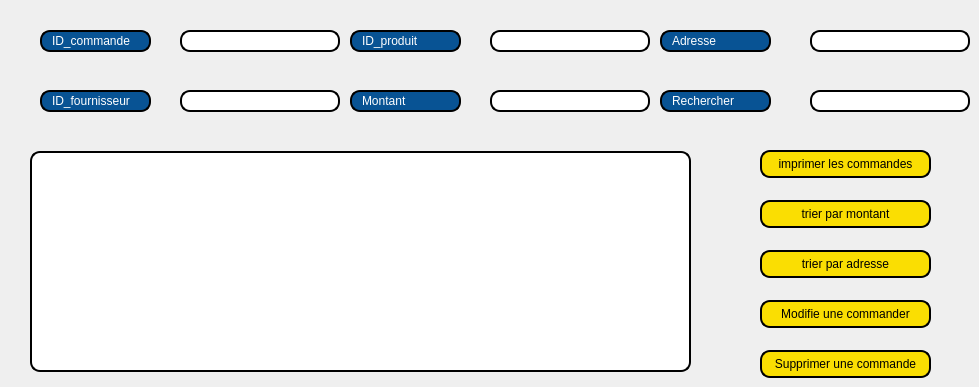
     <widget class="QWidget" name="tab_8">
      <attribute name="title">
       <string>afficher commande</string>
      </attribute>
      <widget class="QTableView" name="afficher_commande">
       <property name="geometry">
        <rect>
         <x>30</x>
         <y>151</y>
         <width>661</width>
         <height>221</height>
        </rect>
       </property>
       <property name="styleSheet">
        <string notr="true">border: 2px solid black;
font:8pt &quot;MS Shell Dlg 2&quot; ;
border-radius: 10px;
padding: 0 8px;
color:black;
background: white;
selection-background-color: gray;</string>
       </property>
      </widget>
      <widget class="QLineEdit" name="lineEdit_28">
       <property name="geometry">
        <rect>
         <x>40</x>
         <y>30</y>
         <width>111</width>
         <height>22</height>
        </rect>
       </property>
       <property name="styleSheet">
        <string notr="true">border: 2px solid black;
font:8pt &quot;MS Shell Dlg 2&quot; ;
border-radius: 10px;
padding: 0 8px;
color:rgb(255, 255, 255);
background: #085394;
selection-background-color: gray;</string>
       </property>
       <property name="text">
        <string>ID_commande</string>
       </property>
      </widget>
      <widget class="QLineEdit" name="lineEdit_29">
       <property name="geometry">
        <rect>
         <x>40</x>
         <y>90</y>
         <width>111</width>
         <height>22</height>
        </rect>
       </property>
       <property name="styleSheet">
        <string notr="true">border: 2px solid black;
font:8pt &quot;MS Shell Dlg 2&quot; ;
border-radius: 10px;
padding: 0 8px;
color:rgb(255, 255, 255);
background: #085394;
selection-background-color: gray;</string>
       </property>
       <property name="text">
        <string>ID_fournisseur</string>
       </property>
      </widget>
      <widget class="QLineEdit" name="lineEdit_idc_2">
       <property name="geometry">
        <rect>
         <x>180</x>
         <y>30</y>
         <width>160</width>
         <height>22</height>
        </rect>
       </property>
       <property name="styleSheet">
        <string notr="true">border: 2px solid black;
font:8pt &quot;MS Shell Dlg 2&quot; ;
border-radius: 10px;
padding: 0 8px;
color:black;
background: white;
selection-background-color: gray;</string>
       </property>
      </widget>
      <widget class="QLineEdit" name="lineEdit_fournisseur_3">
       <property name="geometry">
        <rect>
         <x>180</x>
         <y>90</y>
         <width>160</width>
         <height>22</height>
        </rect>
       </property>
       <property name="styleSheet">
        <string notr="true">border: 2px solid black;
font:8pt &quot;MS Shell Dlg 2&quot; ;
border-radius: 10px;
padding: 0 8px;
color:black;
background: white;
selection-background-color: gray;</string>
       </property>
      </widget>
      <widget class="QLineEdit" name="lineEdit_32">
       <property name="geometry">
        <rect>
         <x>350</x>
         <y>30</y>
         <width>111</width>
         <height>22</height>
        </rect>
       </property>
       <property name="styleSheet">
        <string notr="true">border: 2px solid black;
font:8pt &quot;MS Shell Dlg 2&quot; ;
border-radius: 10px;
padding: 0 8px;
color:rgb(255, 255, 255);
background: #085394;
selection-background-color: gray;</string>
       </property>
       <property name="text">
        <string>ID_produit</string>
       </property>
      </widget>
      <widget class="QLineEdit" name="lineEdit_33">
       <property name="geometry">
        <rect>
         <x>350</x>
         <y>90</y>
         <width>111</width>
         <height>22</height>
        </rect>
       </property>
       <property name="styleSheet">
        <string notr="true">border: 2px solid black;
font:8pt &quot;MS Shell Dlg 2&quot; ;
border-radius: 10px;
padding: 0 8px;
color:rgb(255, 255, 255);
background: #085394;
selection-background-color: gray;</string>
       </property>
       <property name="text">
        <string>Montant</string>
       </property>
      </widget>
      <widget class="QLineEdit" name="lineEdit_produit_2">
       <property name="geometry">
        <rect>
         <x>490</x>
         <y>30</y>
         <width>160</width>
         <height>22</height>
        </rect>
       </property>
       <property name="styleSheet">
        <string notr="true">border: 2px solid black;
font:8pt &quot;MS Shell Dlg 2&quot; ;
border-radius: 10px;
padding: 0 8px;
color:black;
background: white;
selection-background-color: gray;</string>
       </property>
      </widget>
      <widget class="QLineEdit" name="lineEdit_montant_2">
       <property name="geometry">
        <rect>
         <x>490</x>
         <y>90</y>
         <width>160</width>
         <height>22</height>
        </rect>
       </property>
       <property name="styleSheet">
        <string notr="true">border: 2px solid black;
font:8pt &quot;MS Shell Dlg 2&quot; ;
border-radius: 10px;
padding: 0 8px;
color:black;
background: white;
selection-background-color: gray;</string>
       </property>
      </widget>
      <widget class="QLineEdit" name="lineEdit_36">
       <property name="geometry">
        <rect>
         <x>660</x>
         <y>30</y>
         <width>111</width>
         <height>22</height>
        </rect>
       </property>
       <property name="styleSheet">
        <string notr="true">border: 2px solid black;
font:8pt &quot;MS Shell Dlg 2&quot; ;
border-radius: 10px;
padding: 0 8px;
color:rgb(255, 255, 255);
background: #085394;
selection-background-color: gray;</string>
       </property>
       <property name="text">
        <string>Adresse</string>
       </property>
      </widget>
      <widget class="QLineEdit" name="lineEdit_adressec_2">
       <property name="geometry">
        <rect>
         <x>810</x>
         <y>30</y>
         <width>160</width>
         <height>22</height>
        </rect>
       </property>
       <property name="styleSheet">
        <string notr="true">border: 2px solid black;
font:8pt &quot;MS Shell Dlg 2&quot; ;
border-radius: 10px;
padding: 0 8px;
color:black;
background: white;
selection-background-color: gray;</string>
       </property>
      </widget>
      <widget class="QLineEdit" name="lineEdit_38">
       <property name="geometry">
        <rect>
         <x>660</x>
         <y>90</y>
         <width>111</width>
         <height>22</height>
        </rect>
       </property>
       <property name="styleSheet">
        <string notr="true">border: 2px solid black;
font:8pt &quot;MS Shell Dlg 2&quot; ;
border-radius: 10px;
padding: 0 8px;
color:rgb(255, 255, 255);
background: #085394;
selection-background-color: gray;</string>
       </property>
       <property name="text">
        <string>Rechercher</string>
       </property>
      </widget>
      <widget class="QLineEdit" name="lineEdit_rechercherc">
       <property name="geometry">
        <rect>
         <x>810</x>
         <y>90</y>
         <width>160</width>
         <height>22</height>
        </rect>
       </property>
       <property name="styleSheet">
        <string notr="true">border: 2px solid black;
font:8pt &quot;MS Shell Dlg 2&quot; ;
border-radius: 10px;
padding: 0 8px;
color:black;
background: white;
selection-background-color: gray;</string>
       </property>
      </widget>
      <widget class="QPushButton" name="trier_commande">
       <property name="geometry">
        <rect>
         <x>760</x>
         <y>200</y>
         <width>171</width>
         <height>28</height>
        </rect>
       </property>
       <property name="styleSheet">
        <string notr="true">border: 2px solid black;
font: 75 8pt &quot;MS Shell Dlg 2&quot;;
border-radius: 10px;
padding: 0 8px;
background: #fade02;
font: bold, &quot;Comic Sans MS&quot;;;
text-align:center;
</string>
       </property>
       <property name="text">
        <string>trier par montant</string>
       </property>
      </widget>
      <widget class="QPushButton" name="modif_commande">
       <property name="geometry">
        <rect>
         <x>760</x>
         <y>300</y>
         <width>171</width>
         <height>28</height>
        </rect>
       </property>
       <property name="styleSheet">
        <string notr="true">border: 2px solid black;
font: 75 8pt &quot;MS Shell Dlg 2&quot;;
border-radius: 10px;
padding: 0 8px;
background: #fade02;
font: bold, &quot;Comic Sans MS&quot;;;
text-align:center;
</string>
       </property>
       <property name="text">
        <string>Modifie une commander</string>
       </property>
      </widget>
      <widget class="QPushButton" name="supp_commande">
       <property name="geometry">
        <rect>
         <x>760</x>
         <y>350</y>
         <width>171</width>
         <height>28</height>
        </rect>
       </property>
       <property name="styleSheet">
        <string notr="true">border: 2px solid black;
font: 75 8pt &quot;MS Shell Dlg 2&quot;;
border-radius: 10px;
padding: 0 8px;
background: #fade02;
font: bold, &quot;Comic Sans MS&quot;;;
text-align:center;
</string>
       </property>
       <property name="text">
        <string>Supprimer une commande</string>
       </property>
      </widget>
      <widget class="QPushButton" name="trier_adresseC">
       <property name="geometry">
        <rect>
         <x>760</x>
         <y>250</y>
         <width>171</width>
         <height>28</height>
        </rect>
       </property>
       <property name="styleSheet">
        <string notr="true">border: 2px solid black;
font: 75 8pt &quot;MS Shell Dlg 2&quot;;
border-radius: 10px;
padding: 0 8px;
background: #fade02;
font: bold, &quot;Comic Sans MS&quot;;;
text-align:center;
</string>
       </property>
       <property name="text">
        <string>trier par adresse</string>
       </property>
      </widget>
      <widget class="QPushButton" name="test">
       <property name="geometry">
        <rect>
         <x>760</x>
         <y>150</y>
         <width>171</width>
         <height>28</height>
        </rect>
       </property>
       <property name="styleSheet">
        <string notr="true">border: 2px solid black;
font: 75 8pt &quot;MS Shell Dlg 2&quot;;
border-radius: 10px;
padding: 0 8px;
background: #fade02;
font: bold, &quot;Comic Sans MS&quot;;;
text-align:center;
</string>
       </property>
       <property name="text">
        <string>imprimer les commandes</string>
       </property>
      </widget>
     </widget>
